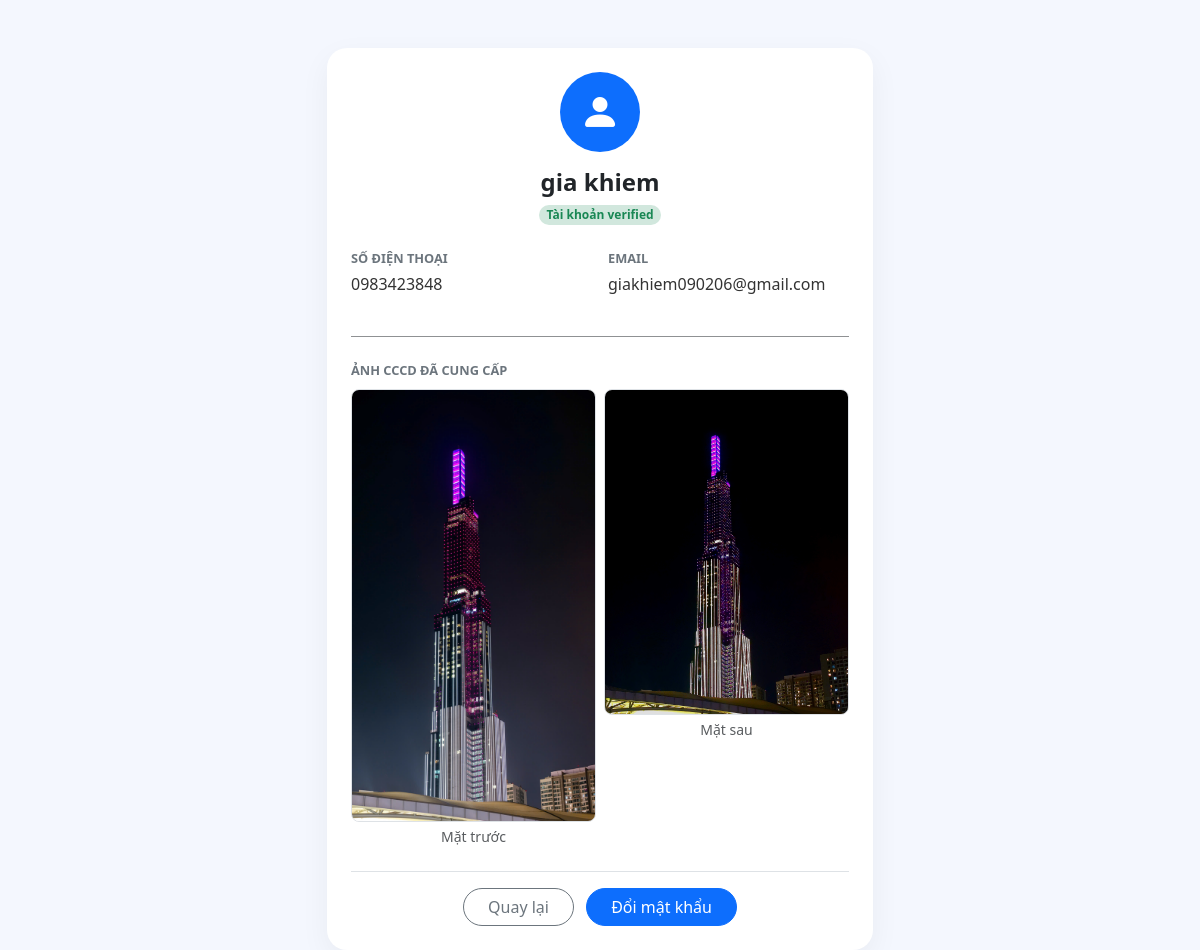
The page /get_user_info.php (signed in) on the database as committed earlier.
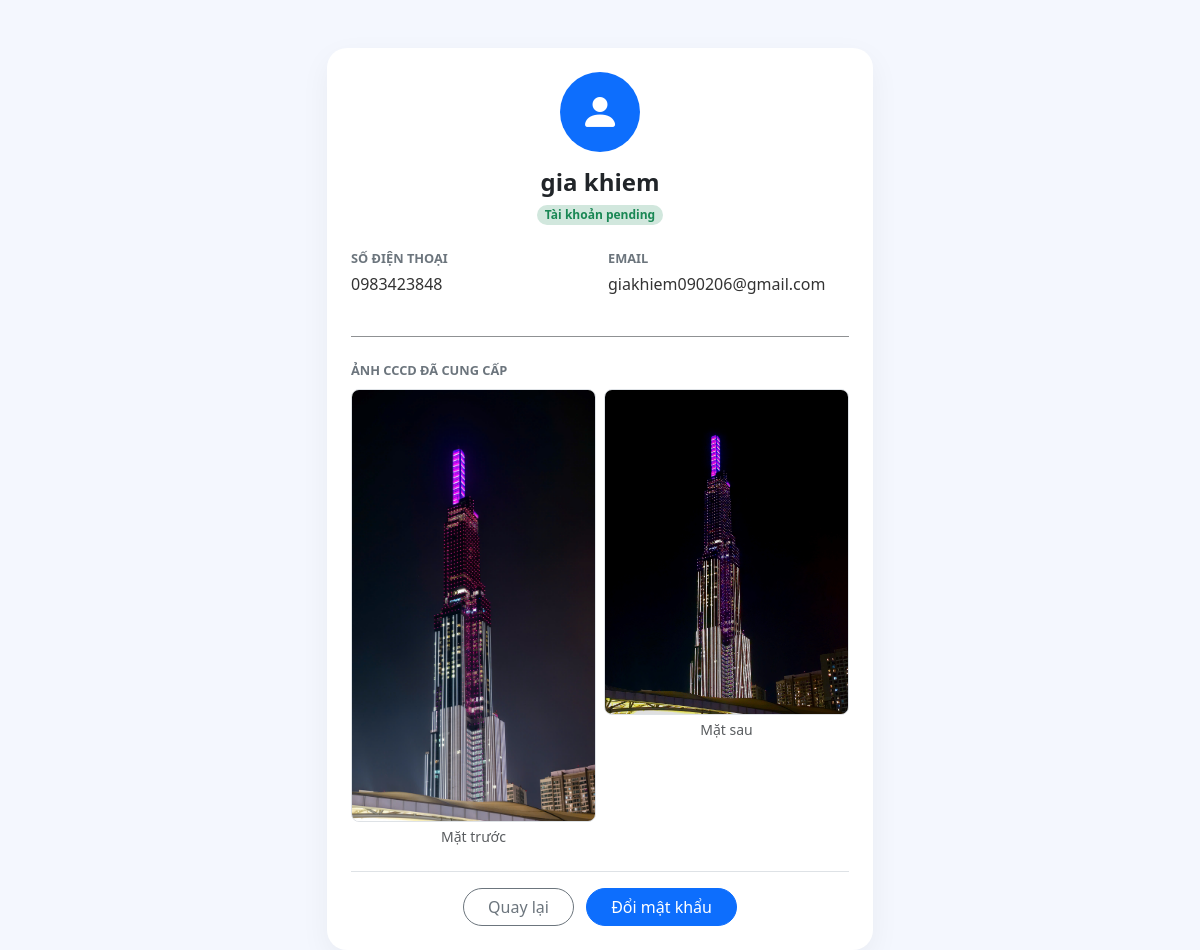
The same page on the database as committed later.
### tables this page shows
CREATE TABLE `users` (
  `id` int(11) NOT NULL,
  `username` varchar(50) NOT NULL,
  `password` varchar(255) NOT NULL,
  `full_name` varchar(100) NOT NULL,
  `email` varchar(100) NOT NULL,
  `phone_number` varchar(15) NOT NULL,
  `date_of_birth` date DEFAULT NULL,
  `address` text DEFAULT NULL,
  `id_front_image` varchar(255) DEFAULT NULL,
  `id_back_image` varchar(255) DEFAULT NULL,
  `balance` decimal(15,2) DEFAULT 0.00,
  `status` enum('pending','verified','disabled','locked','waiting_for_updates') DEFAULT 'pending',
  `role` enum('admin','user') DEFAULT 'user',
  `is_first_login` tinyint(1) DEFAULT 1,
  `abnormal_login_count` int(11) DEFAULT 0,
  `locked_until` datetime DEFAULT NULL,
  `created_at` timestamp NOT NULL DEFAULT current_timestamp(),
  `login_attempts` int(11) DEFAULT 0,
  `lock_until` datetime DEFAULT NULL
);

### get_user_info.php (the view, shortened to what this page needs)
<?php
require_once 'db_config.php';
$user_id = $_SESSION['user_id'];
$stmt = $conn->prepare("SELECT * FROM users WHERE id = ?");
$stmt->execute([$user_id]);
$user = $stmt->fetch();
?>
<!DOCTYPE html>
<html lang="vi">
<head>
    <link href="https://cdn.jsdelivr.net/npm/bootstrap@5.3.0/dist/css/bootstrap.min.css" rel="stylesheet">
    <link rel="stylesheet" href="https://cdn.jsdelivr.net/npm/bootstrap-icons@1.11.1/font/bootstrap-icons.css">
</head>
<body>
<div class="container mt-5">
    <div class="row justify-content-center">
        <div class="col-md-6">
            <div class="card profile-card p-4">
                <div class="text-center mb-4">
                    <div class="bg-primary text-white rounded-circle d-inline-flex align-items-center justify-content-center mb-3" style="width: 80px; height: 80px;">
                        <i class="bi bi-person-fill fs-1"></i>
                    </div>
                    <h4 class="fw-bold mb-0"><?php echo $user['full_name']; ?></h4>
                    <span class="badge bg-success-subtle text-success rounded-pill mt-2">Tài khoản <?php echo $user['status']; ?></span>
                </div>
                <div class="row g-3">
                    <div class="col-6">
                        <p class="info-label mb-1">Số điện thoại</p>
                        <p class="info-value"><?php echo $user['phone_number']; ?></p>
                    </div>
                    <div class="col-6">
                        <p class="info-label mb-1">Email</p>
                        <p class="info-value"><?php echo $user['email']; ?></p>
                    </div>
                    <div class="col-12"><hr class="my-2 opacity-50"></div>
                    <div class="col-12">
                        <p class="info-label mb-2">Ảnh CCCD đã cung cấp</p>
                        <div class="row g-2 text-center">
                            <div class="col-6">
                                <img src="uploads/<?php echo $user['id_front_image']; ?>" class="img-fluid rounded-3 border" alt="Mặt trước">
                                <span class="small text-muted mt-1 d-block">Mặt trước</span>
                            </div>
                            <div class="col-6">
                                <img src="uploads/<?php echo $user['id_back_image']; ?>" class="img-fluid rounded-3 border" alt="Mặt sau">
                                <span class="small text-muted mt-1 d-block">Mặt sau</span>
                            </div>
                        </div>
                    </div>
                </div>
                <div class="mt-4 pt-3 border-top text-center">
                    <a href="index.php" class="btn btn-outline-secondary rounded-pill px-4 me-2">Quay lại</a>
                    <a href="change_password.php" class="btn btn-primary rounded-pill px-4">Đổi mật khẩu</a>
                </div>
            </div>
        </div>
    </div>
</div>
</body>
</html>

### get_user_info.php (style rules this page uses)
body { background-color: #f4f7fe; font-family: 'Segoe UI', sans-serif; }
.profile-card { border-radius: 20px; border: none; box-shadow: 0 10px 30px rgba(0,0,0,0.05); }
.info-label { font-size: 0.8rem; color: #6c757d; font-weight: bold; text-transform: uppercase; }
.info-value { font-size: 1rem; color: #333; font-weight: 500; }

Rows that differ between the two databases and show on the page:
changed users "gia khiem": status "verified" → "pending"
